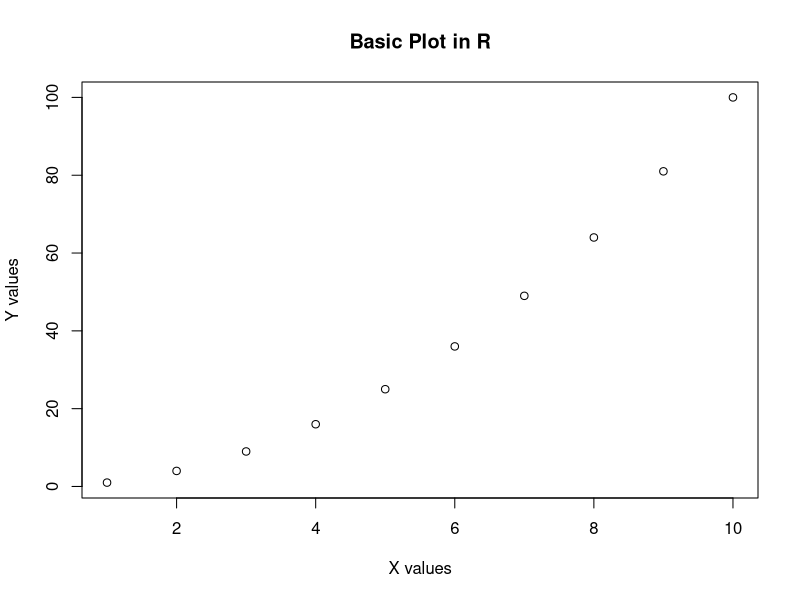

This figure's R source:
# Create some data
x <- 1:10
y <- x^2

# Create a scatter plot
plot(x, y, main = "Basic Plot in R", xlab = "X values", ylab = "Y values")